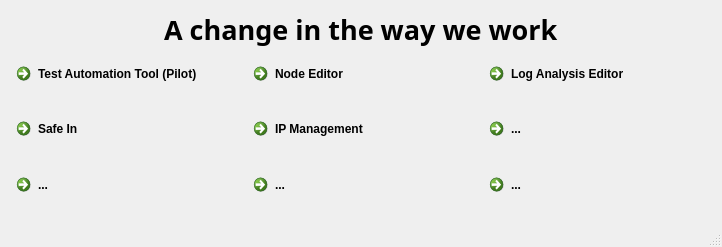
<?xml version="1.0" encoding="UTF-8"?>
<ui version="4.0">
 <class>MainWindow</class>
 <widget class="QMainWindow" name="MainWindow">
  <property name="geometry">
   <rect>
    <x>0</x>
    <y>0</y>
    <width>722</width>
    <height>247</height>
   </rect>
  </property>
  <property name="windowTitle">
   <string>MainWindow</string>
  </property>
  <property name="windowIcon">
   <iconset>
    <normaloff>:/simulation/cowork.png</normaloff>:/simulation/cowork.png</iconset>
  </property>
  <widget class="QWidget" name="centralwidget">
   <layout class="QGridLayout" name="gridLayout_4">
    <item row="0" column="0">
     <layout class="QGridLayout" name="gridLayout_3">
      <item row="0" column="0">
       <layout class="QGridLayout" name="gridLayout_2">
        <item row="0" column="0">
         <spacer name="horizontalSpacer">
          <property name="orientation">
           <enum>Qt::Horizontal</enum>
          </property>
          <property name="sizeHint" stdset="0">
           <size>
            <width>40</width>
            <height>41</height>
           </size>
          </property>
         </spacer>
        </item>
        <item row="0" column="1">
         <widget class="QLabel" name="label">
          <property name="maximumSize">
           <size>
            <width>16777215</width>
            <height>41</height>
           </size>
          </property>
          <property name="font">
           <font>
            <family>Agency FB</family>
            <pointsize>20</pointsize>
            <weight>75</weight>
            <bold>true</bold>
           </font>
          </property>
          <property name="text">
           <string>A change in the way we work</string>
          </property>
          <property name="scaledContents">
           <bool>false</bool>
          </property>
         </widget>
        </item>
        <item row="0" column="2">
         <spacer name="horizontalSpacer_2">
          <property name="orientation">
           <enum>Qt::Horizontal</enum>
          </property>
          <property name="sizeHint" stdset="0">
           <size>
            <width>40</width>
            <height>20</height>
           </size>
          </property>
         </spacer>
        </item>
       </layout>
      </item>
      <item row="1" column="0">
       <layout class="QGridLayout" name="gridLayout">
        <item row="0" column="0">
         <widget class="QCommandLinkButton" name="btn_testAutomationTool">
          <property name="text">
           <string>Test Automation Tool (Pilot)</string>
          </property>
          <property name="icon">
           <iconset>
            <normaloff>:/simulation/auto_test.png</normaloff>:/simulation/auto_test.png</iconset>
          </property>
         </widget>
        </item>
        <item row="0" column="1">
         <widget class="QCommandLinkButton" name="btn_nodeEditor">
          <property name="text">
           <string>Node Editor</string>
          </property>
          <property name="icon">
           <iconset>
            <normaloff>:/simulation/node_editor.png</normaloff>:/simulation/node_editor.png</iconset>
          </property>
         </widget>
        </item>
        <item row="0" column="2">
         <widget class="QCommandLinkButton" name="btn_logEditor">
          <property name="text">
           <string>Log Analysis Editor</string>
          </property>
          <property name="icon">
           <iconset>
            <normaloff>:/simulation/log_editor.png</normaloff>:/simulation/log_editor.png</iconset>
          </property>
         </widget>
        </item>
        <item row="1" column="0">
         <widget class="QCommandLinkButton" name="btn_safeIn">
          <property name="text">
           <string>Safe In</string>
          </property>
          <property name="icon">
           <iconset>
            <normaloff>:/simulation/safe_in.png</normaloff>:/simulation/safe_in.png</iconset>
          </property>
         </widget>
        </item>
        <item row="1" column="1">
         <widget class="QCommandLinkButton" name="btn_ipManager">
          <property name="text">
           <string>IP Management</string>
          </property>
          <property name="icon">
           <iconset>
            <normaloff>:/simulation/ip_manager.png</normaloff>:/simulation/ip_manager.png</iconset>
          </property>
         </widget>
        </item>
        <item row="1" column="2">
         <widget class="QCommandLinkButton" name="commandLinkButton_6">
          <property name="text">
           <string>...</string>
          </property>
          <property name="icon">
           <iconset>
            <normaloff>:/simulation/add_data.png</normaloff>:/simulation/add_data.png</iconset>
          </property>
         </widget>
        </item>
        <item row="2" column="0">
         <widget class="QCommandLinkButton" name="commandLinkButton_7">
          <property name="text">
           <string>...</string>
          </property>
          <property name="icon">
           <iconset>
            <normaloff>:/simulation/add_data.png</normaloff>:/simulation/add_data.png</iconset>
          </property>
         </widget>
        </item>
        <item row="2" column="1">
         <widget class="QCommandLinkButton" name="commandLinkButton_8">
          <property name="text">
           <string>...</string>
          </property>
          <property name="icon">
           <iconset>
            <normaloff>:/simulation/add_data.png</normaloff>:/simulation/add_data.png</iconset>
          </property>
         </widget>
        </item>
        <item row="2" column="2">
         <widget class="QCommandLinkButton" name="commandLinkButton_9">
          <property name="text">
           <string>...</string>
          </property>
          <property name="icon">
           <iconset>
            <normaloff>:/simulation/add_data.png</normaloff>:/simulation/add_data.png</iconset>
          </property>
         </widget>
        </item>
       </layout>
      </item>
     </layout>
    </item>
   </layout>
  </widget>
  <widget class="QMenuBar" name="menubar">
   <property name="geometry">
    <rect>
     <x>0</x>
     <y>0</y>
     <width>722</width>
     <height>21</height>
    </rect>
   </property>
  </widget>
  <widget class="QStatusBar" name="statusbar"/>
 </widget>
 <resources>
  <include location="icon/res.qrc"/>
 </resources>
 <connections/>
</ui>
